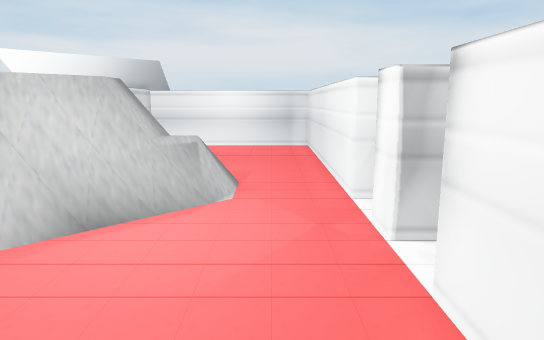
view 1 (above)

15 first-person views from a walk through a scene from a Unity 3-D project. The camera is 1.3 m above the floor, tilts 10° down and sees 70° across. The floor is counted in squares, 0.54 m on a side. Each view is taken from the middle of a square. On the plan, view 1 faces up. The plan holds only what a view shows up to about 20 squares ahead; the rest is blank. The place goes on beyond the plan. The player character is not drawn. Some surface patterns are stand-ins.

view 2
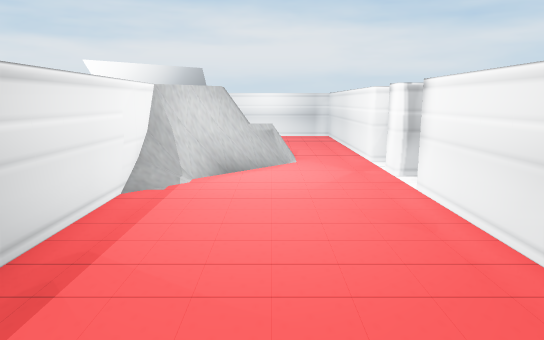

view 3
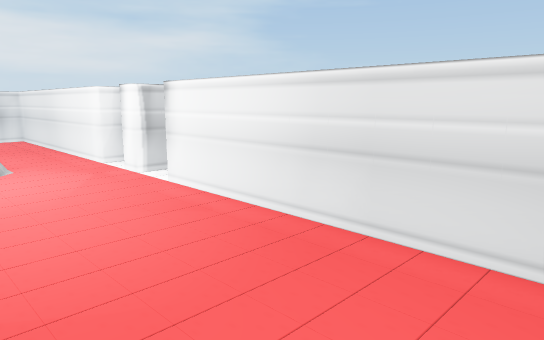

view 4
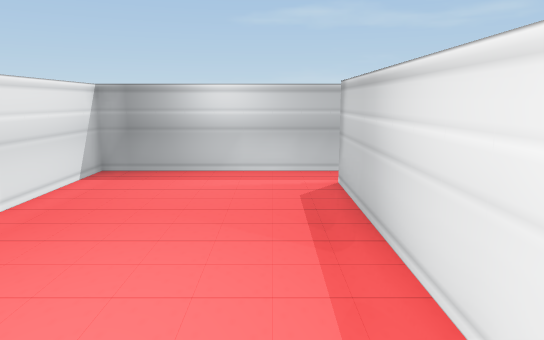

view 5
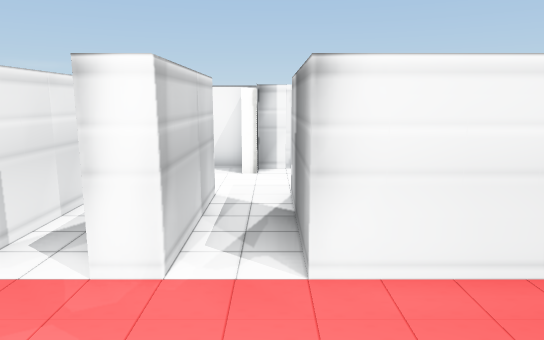

view 6
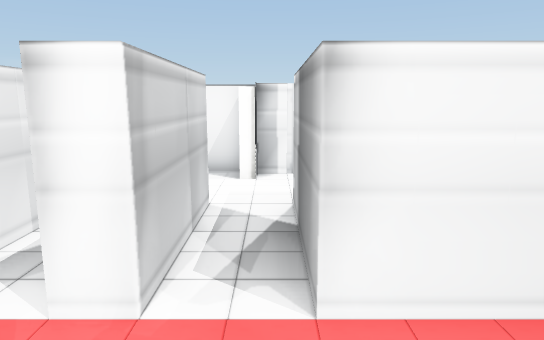

view 7
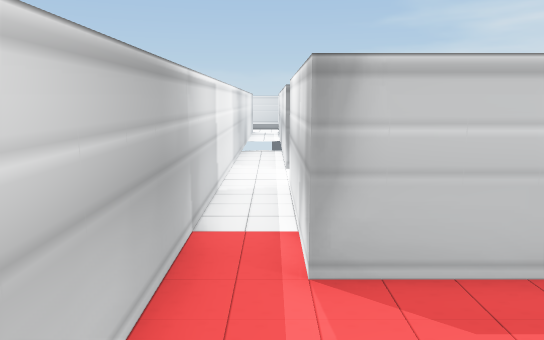

view 8
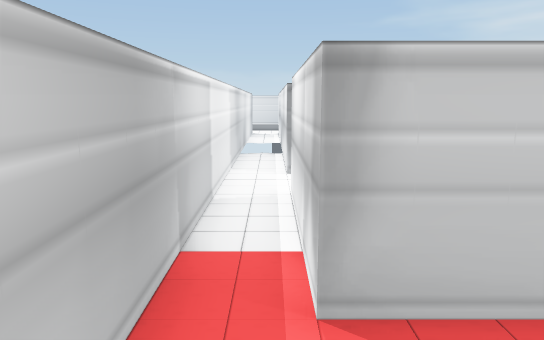

view 9
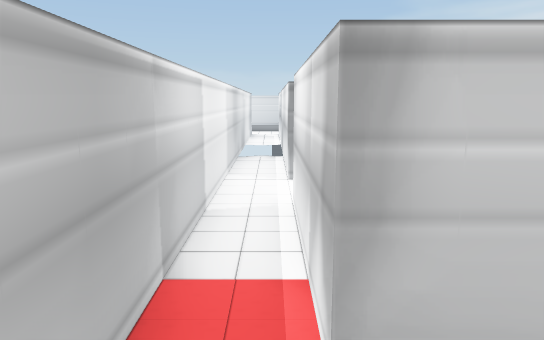

view 10
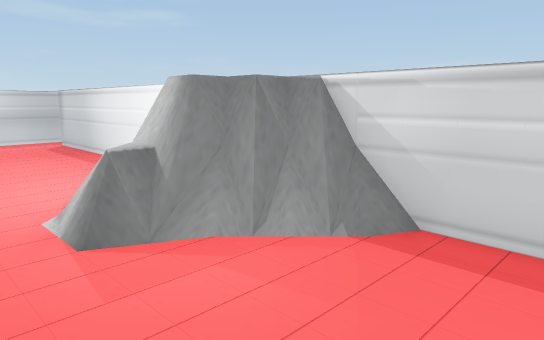

view 11
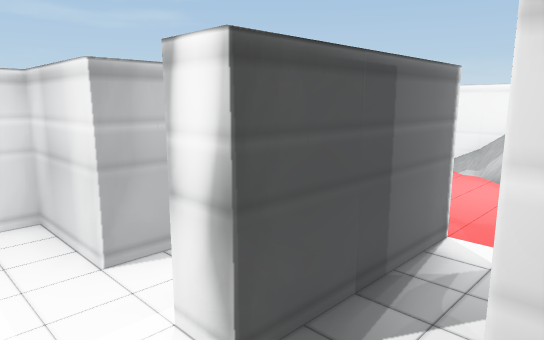

view 12
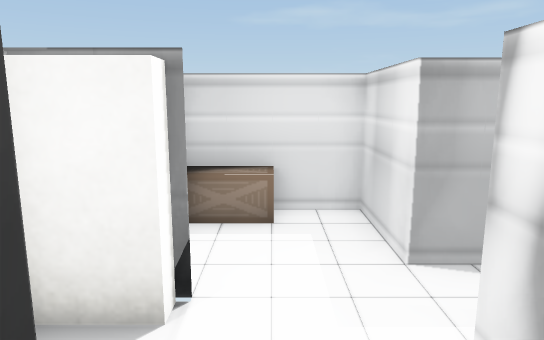

view 13
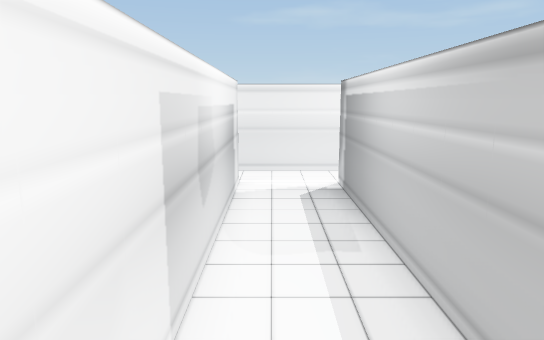

view 14
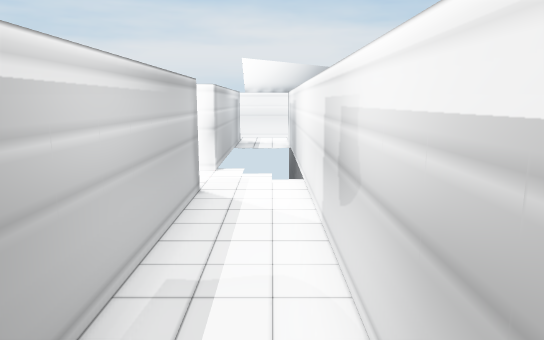

view 15
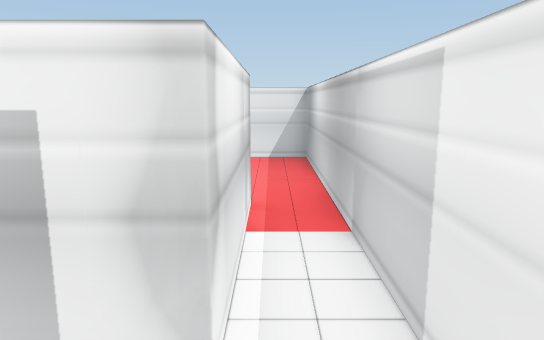

### Floor plan
Key: @ floor where view 1 was taken; # wall or solid block; x gap in a wall; . main floor; : floor 1.5 m higher than the main floor; = window, fence, low wall or low ledge; ^ raised ledge.
Columns run from 15 left of view 1 to 11 right of it. Each row starts with its distance up from view 1.
 20             .....
 19          ^  .....:
 18          ^   ....:
 17          ^.......:
 16          ^.......:
 15 ^  ^     ^.......:
 14 ^  ^     ^=......:
 13 ^  ^     #^=.....:
 12 ^  ^     ##^=#...:
 11 ^  ^     ^###=#..:
 10 ^  ^      ^##=#..:      .
  9 ^  ^      ^#^=.....
  8 .. ^     ^#^=....#
  7 ...^     #==.....######..
  6 ...^     ^#..............#
  5 ^..^     ^........   #....:
  4 ^..^     ^.......:    ....:
  3 ^..^     ^.......:    ....:
  2 ^..^     ^.......:    .###x
  1 ^..^     ^.......:
  0 ^..^     ^.....@.:
 -1 ^..^     ^.......:
 -2 ^..^     ^.......:
 -3 ^..^     ^.......:
 -4 ^..^     ^.......:
 -5 ^..^^^^^^^.......:
 -6 .................:
 -7 #################:

Positions as (right, up) in squares from view 1, and headings:
1: (0, 0), facing up
2: (-2, -6), facing up
3: (-4, -6), facing up-right
4: (-4, 6), facing down
5: (-3, 5), facing right
6: (-2, 5), facing right
7: (-1, -6), facing left
8: (-2, -6), facing left
9: (-3, -6), facing left
10: (1, 18), facing down-left
11: (9, 10), facing down-left
12: (9, 10), facing down
13: (-13, 6), facing down
14: (-13, -5), facing up
15: (-15, -6), facing right
